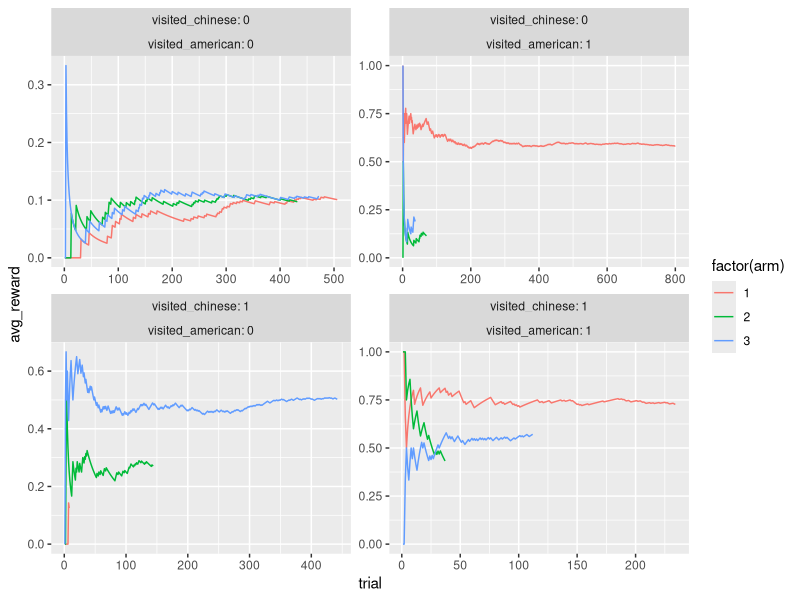

Source code (R):
library(dplyr)
library(broom)
library(MASS)
library(ggplot2)
library(purrr)
library(tidyr)
library(knitr)
library(scales)
library(TSP)

n <- 10000

set.seed(7)
# data simulation
bandit_data <- data_frame(
  visited_american = sample(c(0,1), n, prob = c(0.6, 0.4), replace = T),
  visited_chinese = sample(c(0,1), n, prob = c(0.7, 0.3), replace = T),
  
  origin_x = runif(10000, min = 1, max = 10),
  origin_y = runif(10000, min = 1, max = 10),
  tour_length = 0,
  tour_length_normalized = 0,
  
  arm = sample(c(1:3), n, replace =  T),
  
  american_coef = case_when(arm == 1 ~ .5,
                            arm == 2 ~ .1,
                            arm == 3 ~ .1),
  chinese_coef = case_when(arm == 1 ~ .1,
                           arm == 2 ~ .1,
                           arm == 3 ~ .4),
  arm_baseline = case_when(arm == 1 ~ .1,
                           arm == 2 ~ .1,
                           arm == 3 ~ .1),
  rand_draw = runif(n)
) %>%
  #mutate(visit_factor = arm_baseline + american_coef * visited_american + chinese_coef * visited_chinese + distance_coef * distance) %>%
  mutate(visit_factor = arm_baseline + american_coef * visited_american + chinese_coef * visited_chinese) %>%
  mutate(visit = ifelse(visit_factor >= rand_draw, 1, 0))

m <- 8
customers <- data.frame(x = runif(m, min = 1, max = 10), y = runif(m, min = 1, max = 10))
row.names(customers) = c("O1", "O2", "O3", "O4", "D1", "D2", "D3", "D4")
poi_location <- data.frame(x = runif(3, min = 1, max = 10), y = runif(3, min = 1, max = 10))

for (t in 1:n){
  customers$x[4] = bandit_data[t,]$origin_x
  customers$y[4] = bandit_data[t,]$origin_y
  
  if(bandit_data[t,]$arm == 1){
    customers$x[8] = poi_location$x[1]
    customers$y[8] = poi_location$y[1]
    etsp <- ETSP(customers)
    tour <- solve_TSP(etsp)
    bandit_data[t,]$tour_length = tour_length(tour)
  }
  if(bandit_data[t,]$arm == 2){
    customers$x[8] = poi_location$x[2]
    customers$y[8] = poi_location$y[2]
    etsp <- ETSP(customers)
    tour <- solve_TSP(etsp)
    bandit_data[t,]$tour_length = tour_length(tour)
  }else{
    customers$x[8] = poi_location$x[3]
    customers$y[8] = poi_location$y[3]
    etsp <- ETSP(customers)
    tour <- solve_TSP(etsp)
    bandit_data[t,]$tour_length = tour_length(tour)
  }
}

bandit_data$tour_length_normalized <- (bandit_data$tour_length-min(bandit_data$tour_length))/(max(bandit_data$tour_length)-min(bandit_data$tour_length))

bandit_data %>%
  group_by(arm, visited_american, visited_chinese) %>%
  summarise(ct = n(), reward = sum(visit), mean_visit_rt = mean(visit)) %>%
  group_by(visited_american, visited_chinese) %>%
  filter(mean_visit_rt == max(mean_visit_rt)) %>%
  kable()

alpha = 7
betta = 10

# return the ucb estimates p_t_a 
inside_for_func <- function(inverse_cov_matrix, reward_vector_times_design_matrix, context_vector, alpha, betta, tour_length){
  theta_hat <- inverse_cov_matrix %*% reward_vector_times_design_matrix
  ucb_estimate <- t(theta_hat) %*% context_vector + 
    alpha * sqrt(t(context_vector) %*% inverse_cov_matrix %*% context_vector) - betta * tour_length
  return(ucb_estimate)
}

# update the covariate matrix
update_cov_matrix <- function(cov_matrix, context_vector){
  return(cov_matrix + context_vector %*% t(context_vector))
}

# update b_a from above
update_reward_vector_times_design_matrix <- function(reward_vector_times_design_matrix, reward, context_vector){
  return(reward_vector_times_design_matrix + reward * context_vector)
}

arms <- c(1:3)
#d <- 3
d <- 2
arm_choice <- c()
cov_matrix <- list()
reward_vector_times_design_matrix <- list() 
ucb_estimate <- matrix(0, n, length(arms))

for (t in 1:n){
  context <- bandit_data[t,]
  for (a in arms){
    if(t == 1){
      cov_matrix[[a]] <- diag(d)
      reward_vector_times_design_matrix[[a]] <- rep(0, d)
    }
    inverse_cov_matrix <- ginv(cov_matrix[[a]])
    ucb_estimate[t, a] <- inside_for_func(inverse_cov_matrix, 
                                          as.matrix(reward_vector_times_design_matrix[[a]]), 
                                          #as.matrix(c(context$visited_american, context$visited_chinese, context$distance)), 
                                          as.matrix(c(context$visited_american, context$visited_chinese)), 
                                          alpha, betta, context$tour_length_normalized)
  }
  trial_arm <- which(ucb_estimate[t,] == max(ucb_estimate[t,]))
  if(length(trial_arm) > 1){
    trial_arm <- sample(trial_arm, 1)
  }
  if(trial_arm == context$arm){
    arm_choice[t] <- trial_arm
  }else{
    arm_choice[t] <- t*10 # need to do this so I can filter out unused observations from bandit dataset
    next
  }
  cov_matrix[[arm_choice[t]]] <- update_cov_matrix(cov_matrix[[arm_choice[t]]], 
                                                   as.matrix(c(context$visited_american, 
                                                               #context$visited_chinese, context$distance)))
                                                               context$visited_chinese)))
  reward_vector_times_design_matrix[[arm_choice[t]]] <- update_reward_vector_times_design_matrix(
    as.matrix(reward_vector_times_design_matrix[[arm_choice[t]]]),
    context$visit,
    #as.matrix(c(context$visited_american, context$visited_chinese, context$distance))
    as.matrix(c(context$visited_american, context$visited_chinese))
  )
}

bandit_data$arm_choice <- arm_choice

# function to apply to the list columns of the bandit data
lm_fun <- function(data){
  #  return(tidy(summary(lm(visit ~ 0 + visited_american + visited_chinese, data))))
  return(tidy(summary(lm(visit ~ 0 + visited_american + visited_chinese, data))))
}

# apply the lm function to each arm's data from the original dataset
bandit_data %>%
  nest(-arm) %>%
  mutate(model = map(data, lm_fun)) %>%
  unnest(model) %>%
  dplyr::select(arm, term, data_estimate = estimate) %>%
  arrange(arm) -> coefficients_from_data

# calculate the coefficients for each of the arms using the bandit data
#map_df(arms, function(i) data_frame(arm = i, term = c("visited_american", "visited_chinese", "tour_length"), bandit_estimate = as.vector(ginv(cov_matrix[[i]]) %*% #reward_vector_times_design_matrix[[i]]))) -> coefficients_from_bandit

map_df(arms, function(i) data_frame(arm = i, term = c("visited_american", "visited_chinese"), bandit_estimate = as.vector(ginv(cov_matrix[[i]]) %*% reward_vector_times_design_matrix[[i]]))) -> coefficients_from_bandit

# join them together and see how different they are
coefficients_from_data %>%
  inner_join(coefficients_from_bandit, by = c("arm", "term")) %>%
  mutate(percent_difference = 100*((bandit_estimate - data_estimate)/data_estimate)) -> estimate_data

kable(estimate_data)

bandit_data %>%
  filter(arm_choice < 10) %>%
  #group_by(visited_american, visited_chinese, distance, arm_choice) %>%
  group_by(visited_american, visited_chinese, arm_choice) %>%
  mutate(total_reward = cumsum(visit), trial = c(1:n())) %>%
  mutate(avg_reward = total_reward/trial) %>%
  ggplot(aes(x = trial, y = avg_reward, color = factor(arm), group = factor(arm))) +
  geom_path() +
  #facet_wrap(~visited_chinese + visited_american + distance, scales = "free", labeller = "label_both") 
  facet_wrap(~visited_chinese + visited_american, scales = "free", labeller = "label_both") 
bandit_data %>% scale_fill_discrete(name = "New Legend Title")
